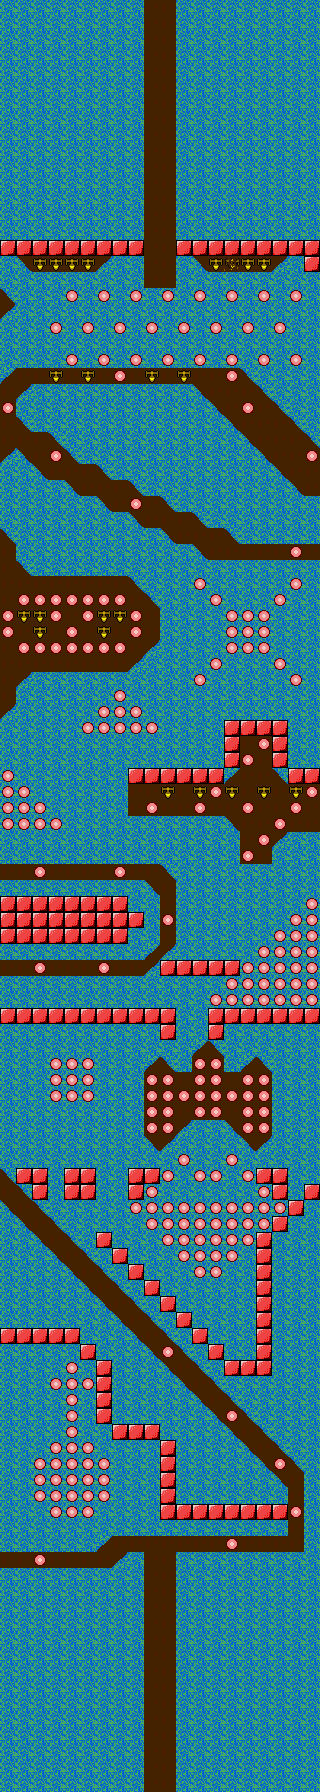

Rendered tile map (Tiled .tmx) drawn with the repository's tilesets; below, a short description and the full map source, tile grids included:
An orthogonal 20x112 tile map with 16x16 px tiles, 1 tile layer (Map).

<map version="1.2" tiledversion="1.3.1" orientation="orthogonal" renderorder="right-down" compressionlevel="0" width="20" height="112" tilewidth="16" tileheight="16" infinite="0" nextlayerid="2" nextobjectid="1">
 <tileset firstgid="1" source="VERTBLOK.tsx" />
 <layer id="1" name="Map" width="20" height="112">
  <data encoding="csv">
1,1,1,1,1,1,1,1,1,6,6,1,1,1,1,1,1,1,1,1,
1,1,1,1,1,1,1,1,1,6,6,1,1,1,1,1,1,1,1,1,
1,1,1,1,1,1,1,1,1,6,6,1,1,1,1,1,1,1,1,1,
1,1,1,1,1,1,1,1,1,6,6,1,1,1,1,1,1,1,1,1,
1,1,1,1,1,1,1,1,1,6,6,1,1,1,1,1,1,1,1,1,
1,1,1,1,1,1,1,1,1,6,6,1,1,1,1,1,1,1,1,1,
1,1,1,1,1,1,1,1,1,6,6,1,1,1,1,1,1,1,1,1,
1,1,1,1,1,1,1,1,1,6,6,1,1,1,1,1,1,1,1,1,
1,1,1,1,1,1,1,1,1,6,6,1,1,1,1,1,1,1,1,1,
1,1,1,1,1,1,1,1,1,6,6,1,1,1,1,1,1,1,1,1,
1,1,1,1,1,1,1,1,1,6,6,1,1,1,1,1,1,1,1,1,
1,1,1,1,1,1,1,1,1,6,6,1,1,1,1,1,1,1,1,1,
1,1,1,1,1,1,1,1,1,6,6,1,1,1,1,1,1,1,1,1,
1,1,1,1,1,1,1,1,1,6,6,1,1,1,1,1,1,1,1,1,
1,1,1,1,1,1,1,1,1,6,6,1,1,1,1,1,1,1,1,1,
11,11,11,11,11,11,11,11,11,6,6,11,11,11,11,11,11,11,11,11,
1,2,16,16,16,16,3,1,1,6,6,1,2,16,17,16,16,3,1,11,
1,1,1,1,1,1,1,1,1,6,6,1,1,1,1,1,1,1,1,1,
4,1,1,1,7,1,7,1,7,1,7,1,7,1,7,1,7,1,7,1,
3,1,1,1,1,1,1,1,1,1,1,1,1,1,1,1,1,1,1,1,
1,1,1,7,1,7,1,7,1,7,1,7,1,7,1,7,1,7,1,1,
1,1,1,1,1,1,1,1,1,1,1,1,1,1,1,1,1,1,1,1,
1,1,1,1,7,1,7,1,7,1,7,1,7,1,7,1,7,1,7,1,
5,6,6,16,6,16,6,8,6,16,6,16,6,6,8,4,1,1,1,1,
6,3,1,1,1,1,1,1,1,1,1,1,2,6,6,6,4,1,1,1,
8,1,1,1,1,1,1,1,1,1,1,1,1,2,6,8,6,4,1,1,
6,4,1,1,1,1,1,1,1,1,1,1,1,1,2,6,6,6,4,1,
6,6,6,4,1,1,1,1,1,1,1,1,1,1,1,2,6,6,6,4,
3,2,6,8,4,1,1,1,1,1,1,1,1,1,1,1,2,6,6,8,
1,1,2,6,6,6,4,1,1,1,1,1,1,1,1,1,1,2,6,6,
1,1,1,1,2,6,6,6,4,1,1,1,1,1,1,1,1,1,2,6,
1,1,1,1,1,1,2,6,8,6,4,1,1,1,1,1,1,1,1,1,
1,1,1,1,1,1,1,1,2,6,6,6,4,1,1,1,1,1,1,1,
4,1,1,1,1,1,1,1,1,1,2,6,6,6,4,1,1,1,1,1,
6,1,1,1,1,1,1,1,1,1,1,1,2,6,6,6,6,6,8,6,
6,4,1,1,1,1,1,1,1,1,1,1,1,1,1,1,1,1,1,1,
6,6,6,6,6,6,6,6,4,1,1,1,7,1,1,1,1,1,7,1,
6,8,8,8,8,8,8,8,6,4,1,1,1,7,1,1,1,7,1,1,
8,16,16,8,6,8,16,16,8,6,1,1,1,1,7,7,7,1,1,1,
8,6,16,6,8,6,16,6,8,6,1,1,1,1,7,7,7,1,1,1,
6,8,8,8,8,8,8,8,6,3,1,1,1,1,7,7,7,1,1,1,
6,6,6,6,6,6,6,6,3,1,1,1,1,7,1,1,1,7,1,1,
6,3,1,1,1,1,1,1,1,1,1,1,7,1,1,1,1,1,7,1,
6,1,1,1,1,1,1,7,1,1,1,1,1,1,1,1,1,1,1,1,
3,1,1,1,1,1,7,7,7,1,1,1,1,1,1,1,1,1,1,1,
1,1,1,1,1,7,7,7,7,7,1,1,1,1,11,11,11,11,1,1,
1,1,1,1,1,1,1,1,1,1,1,1,1,1,11,6,8,11,1,1,
1,1,1,1,1,1,1,1,1,1,1,1,1,1,11,8,6,11,1,1,
7,1,1,1,1,1,1,1,11,11,11,11,11,11,5,6,6,4,11,11,
7,7,1,1,1,1,1,1,6,6,16,6,16,8,16,6,16,6,16,8,
7,7,7,1,1,1,1,1,6,8,6,6,8,6,6,8,6,6,8,6,
7,7,7,7,1,1,1,1,1,1,1,1,1,1,2,6,6,8,6,6,
1,1,1,1,1,1,1,1,1,1,1,1,1,1,1,6,8,3,1,1,
1,1,1,1,1,1,1,1,1,1,1,1,1,1,1,8,6,1,1,1,
6,6,8,6,6,6,6,8,6,6,4,1,1,1,1,1,1,1,1,1,
1,1,1,1,1,1,1,1,1,2,6,1,1,1,1,1,1,1,1,1,
11,11,11,11,11,11,11,11,1,1,6,1,1,1,1,1,1,1,1,7,
11,11,11,11,11,11,11,11,11,1,8,1,1,1,1,1,1,1,7,7,
11,11,11,11,11,11,11,11,1,1,6,1,1,1,1,1,1,7,7,7,
1,1,1,1,1,1,1,1,1,5,3,1,1,1,1,1,7,7,7,7,
6,6,8,6,6,6,8,6,6,3,11,11,11,11,11,7,7,7,7,7,
1,1,1,1,1,1,1,1,1,1,1,1,1,1,7,7,7,7,7,7,
1,1,1,1,1,1,1,1,1,1,1,1,1,7,7,7,7,7,7,7,
11,11,11,11,11,11,11,11,11,11,11,1,1,11,11,11,11,11,11,11,
1,1,1,1,1,1,1,1,1,1,11,1,1,11,1,1,1,1,1,1,
1,1,1,1,1,1,1,1,1,1,1,1,5,4,1,1,1,1,1,1,
1,1,1,7,7,7,1,1,1,5,4,1,8,8,1,5,4,1,1,1,
1,1,1,7,7,7,1,1,1,8,8,6,8,8,6,8,8,1,1,1,
1,1,1,7,7,7,1,1,1,8,8,8,8,8,8,8,8,1,1,1,
1,1,1,1,1,1,1,1,1,8,8,6,8,8,6,8,8,1,1,1,
1,1,1,1,1,1,1,1,1,8,8,3,1,1,2,8,8,1,1,1,
1,1,1,1,1,1,1,1,1,2,3,1,1,1,1,2,3,1,1,1,
1,1,1,1,1,1,1,1,1,1,1,7,1,1,7,1,1,1,1,1,
4,11,11,1,11,11,1,1,11,11,7,1,7,7,1,7,11,11,1,1,
6,4,11,1,11,11,1,1,11,7,1,1,1,1,1,1,7,11,1,11,
2,6,4,1,1,1,1,1,7,7,7,7,7,7,7,7,7,7,11,1,
1,2,6,4,1,1,1,1,1,7,7,7,7,7,7,7,7,11,1,1,
1,1,2,6,4,1,11,1,1,1,7,7,7,7,7,7,11,1,1,1,
1,1,1,2,6,4,1,11,1,1,1,7,7,7,7,1,11,1,1,1,
1,1,1,1,2,6,4,1,11,1,1,1,7,7,1,1,11,1,1,1,
1,1,1,1,1,2,6,4,1,11,1,1,1,1,1,1,11,1,1,1,
1,1,1,1,1,1,2,6,4,1,11,1,1,1,1,1,11,1,1,1,
1,1,1,1,1,1,1,2,6,4,1,11,1,1,1,1,11,1,1,1,
11,11,11,11,11,1,1,1,2,6,4,1,11,1,1,1,11,1,1,1,
1,1,1,1,1,11,1,1,1,2,8,4,1,11,1,1,11,1,1,1,
1,1,1,1,7,1,11,1,1,1,2,6,4,1,11,11,11,1,1,1,
1,1,1,7,7,7,11,1,1,1,1,2,6,4,1,1,1,1,1,1,
1,1,1,1,7,1,11,1,1,1,1,1,2,6,4,1,1,1,1,1,
1,1,1,1,7,1,11,1,1,1,1,1,1,2,8,4,1,1,1,1,
1,1,1,1,7,1,1,11,11,11,1,1,1,1,2,6,4,1,1,1,
1,1,1,7,7,7,1,1,1,1,11,1,1,1,1,2,6,4,1,1,
1,1,7,7,7,7,7,1,1,1,11,1,1,1,1,1,2,8,4,1,
1,1,7,7,7,7,7,1,1,1,11,1,1,1,1,1,1,2,6,1,
1,1,7,7,7,7,7,1,1,1,11,1,1,1,1,1,1,1,6,1,
1,1,1,7,7,7,1,1,1,1,11,11,11,11,11,11,11,11,8,1,
1,1,1,1,1,1,1,1,1,1,1,1,1,1,1,1,1,1,6,1,
1,1,1,1,1,1,5,6,6,6,6,6,6,6,8,6,6,6,6,1,
6,6,8,6,6,6,6,3,1,6,6,1,1,1,1,1,1,1,1,1,
1,1,1,1,1,1,1,1,1,6,6,1,1,1,1,1,1,1,1,1,
1,1,1,1,1,1,1,1,1,6,6,1,1,1,1,1,1,1,1,1,
1,1,1,1,1,1,1,1,1,6,6,1,1,1,1,1,1,1,1,1,
1,1,1,1,1,1,1,1,1,6,6,1,1,1,1,1,1,1,1,1,
1,1,1,1,1,1,1,1,1,6,6,1,1,1,1,1,1,1,1,1,
1,1,1,1,1,1,1,1,1,6,6,1,1,1,1,1,1,1,1,1,
1,1,1,1,1,1,1,1,1,6,6,1,1,1,1,1,1,1,1,1,
1,1,1,1,1,1,1,1,1,6,6,1,1,1,1,1,1,1,1,1,
1,1,1,1,1,1,1,1,1,6,6,1,1,1,1,1,1,1,1,1,
1,1,1,1,1,1,1,1,1,6,6,1,1,1,1,1,1,1,1,1,
1,1,1,1,1,1,1,1,1,6,6,1,1,1,1,1,1,1,1,1,
1,1,1,1,1,1,1,1,1,6,6,1,1,1,1,1,1,1,1,1,
1,1,1,1,1,1,1,1,1,6,6,1,1,1,1,1,1,1,1,1,
1,1,1,1,1,1,1,1,1,6,6,1,1,1,1,1,1,1,1,1
</data>
 </layer>
</map>